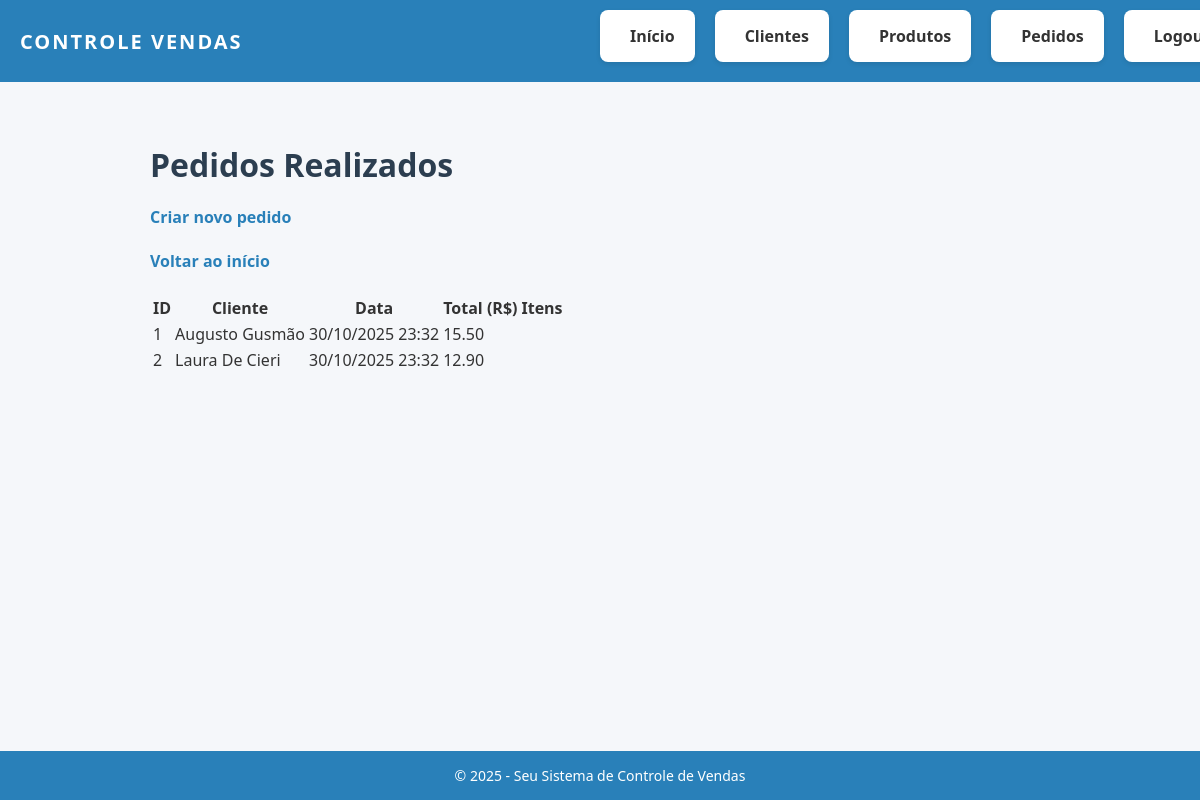
The app's page /pedidos with its own data.
### models.py (models this page shows)
class Pedido(db.Model):
    id = db.Column(db.Integer, primary_key=True)
    cliente_id = db.Column(db.Integer, db.ForeignKey('cliente.id'), nullable=False)
    data = db.Column(db.DateTime, default=db.func.current_timestamp())
    @property
    def total(self):
        total = 0
        for item in ItemPedido.query.filter_by(pedido_id=self.id).all():
            total += item.quantidade * item.produto.preco
        return total

class Cliente(db.Model):
    id = db.Column(db.Integer, primary_key=True)
    nome = db.Column(db.String(100), nullable=False)
    email = db.Column(db.String(100), nullable=False)
    pedidos = db.relationship(
        'Pedido',
        backref='cliente',
        lazy=True,
        cascade="all, delete-orphan"
    )

class ItemPedido(db.Model):
    id = db.Column(db.Integer, primary_key=True)
    pedido_id = db.Column(db.Integer, db.ForeignKey('pedido.id'), nullable=False)
    produto_id = db.Column(db.Integer, db.ForeignKey('produto.id'), nullable=False)
    quantidade = db.Column(db.Integer, nullable=False)
    produto = db.relationship('Produto')

class Produto(db.Model):
    id = db.Column(db.Integer, primary_key=True)
    nome = db.Column(db.String(100), nullable=False)
    preco = db.Column(db.Float, nullable=False)
    estoque = db.Column(db.Integer, nullable=False)

### app.py (the view)
@app.route('/pedidos')
def listar_pedidos():
    pedidos = Pedido.query.all()
    return render_template('pedidos.html', pedidos=pedidos, current_year=datetime.now().year)

### app.py (called while the page is built)
@app.before_request
def criar_tabelas():
    if not hasattr(app, 'db_initialized'):
        db.create_all()
        app.db_initialized = True

### templates/pedidos.html (shortened to what this page needs)
﻿{% extends 'base.html' %}
{% block content %}
    <h1>Pedidos Realizados</h1>
    <a href="/pedidos/novo">Criar novo pedido</a><br><br>
    <a href="/">Voltar ao início</a><br><br>
    {% if pedidos %}
<table>
    <thead>
        <tr>
            <th>ID</th>
            <th>Cliente</th>
            <th>Data</th>
            <th>Total (R$)</th>
            <th>Itens</th>
        </tr>
    </thead>
    <tbody>
        {% for pedido in pedidos %}
            <tr>
                <td>{{ pedido.id }}</td>
                <td>{{ pedido.cliente.nome }}</td>
                <td>{{ pedido.data.strftime('%d/%m/%Y %H:%M') }}</td>
                <td>{{ "%.2f"|format(pedido.total) }}</td>
                <td>
                </td>
            </tr>
        {% endfor %}
    </tbody>
</table>
    {% else %}
        <p>Nenhum pedido foi feito ainda.</p>
    {% endif %}
{% endblock %}

### static/style.css (style rules this page uses)
h1 { color: #2c3e50; margin-bottom: 20px; }
a { color: #2980b9; text-decoration: none; font-weight: 600; }

### records on screen
Pedido: id "1", cliente.nome "Augusto Gusmão", data "30/10/2025 23:32"
ItemPedido: total "15.50"
Pedido: id "2", cliente.nome "Laura De Cieri", data "30/10/2025 23:32"
ItemPedido: total "12.90"
